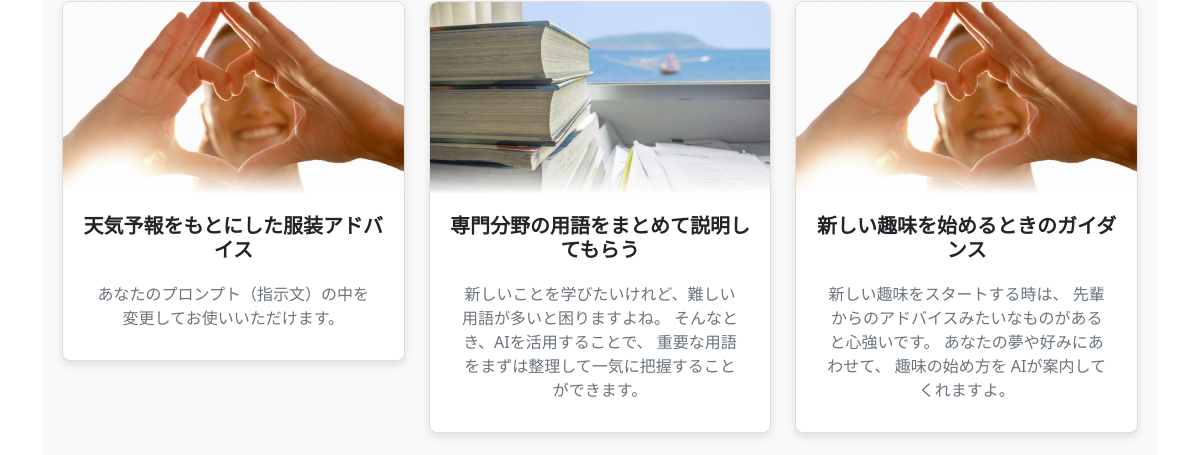
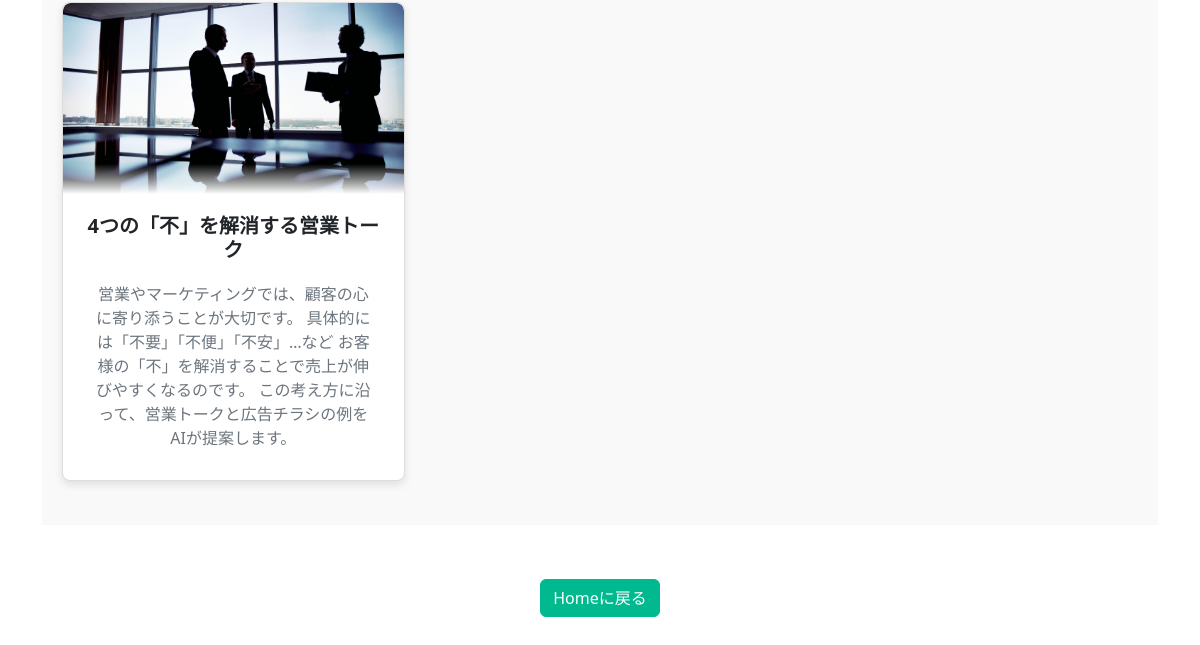
/mypage/ (lower part), run on an earlier commit of the app's database (2 pictures, top to bottom).
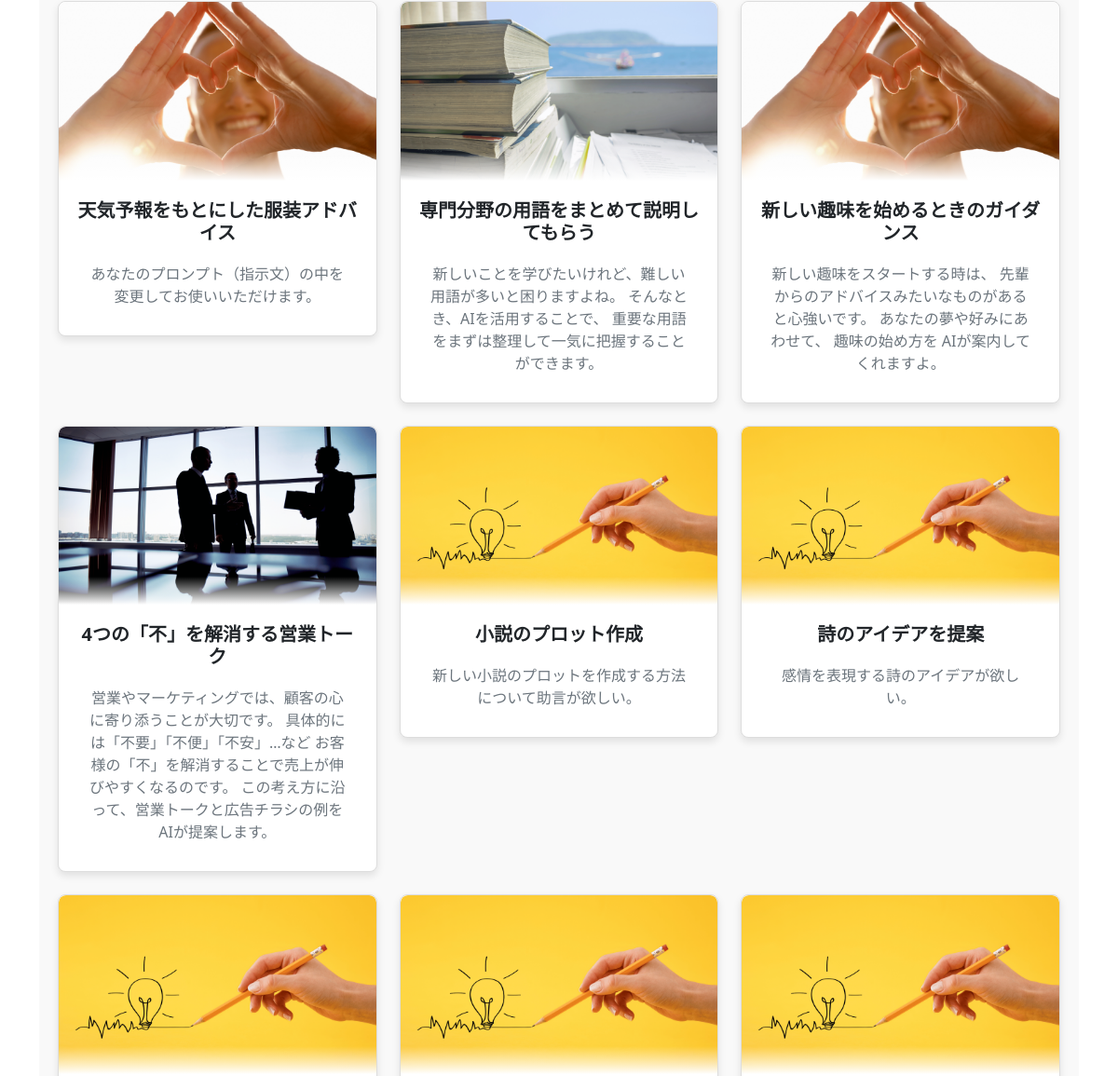
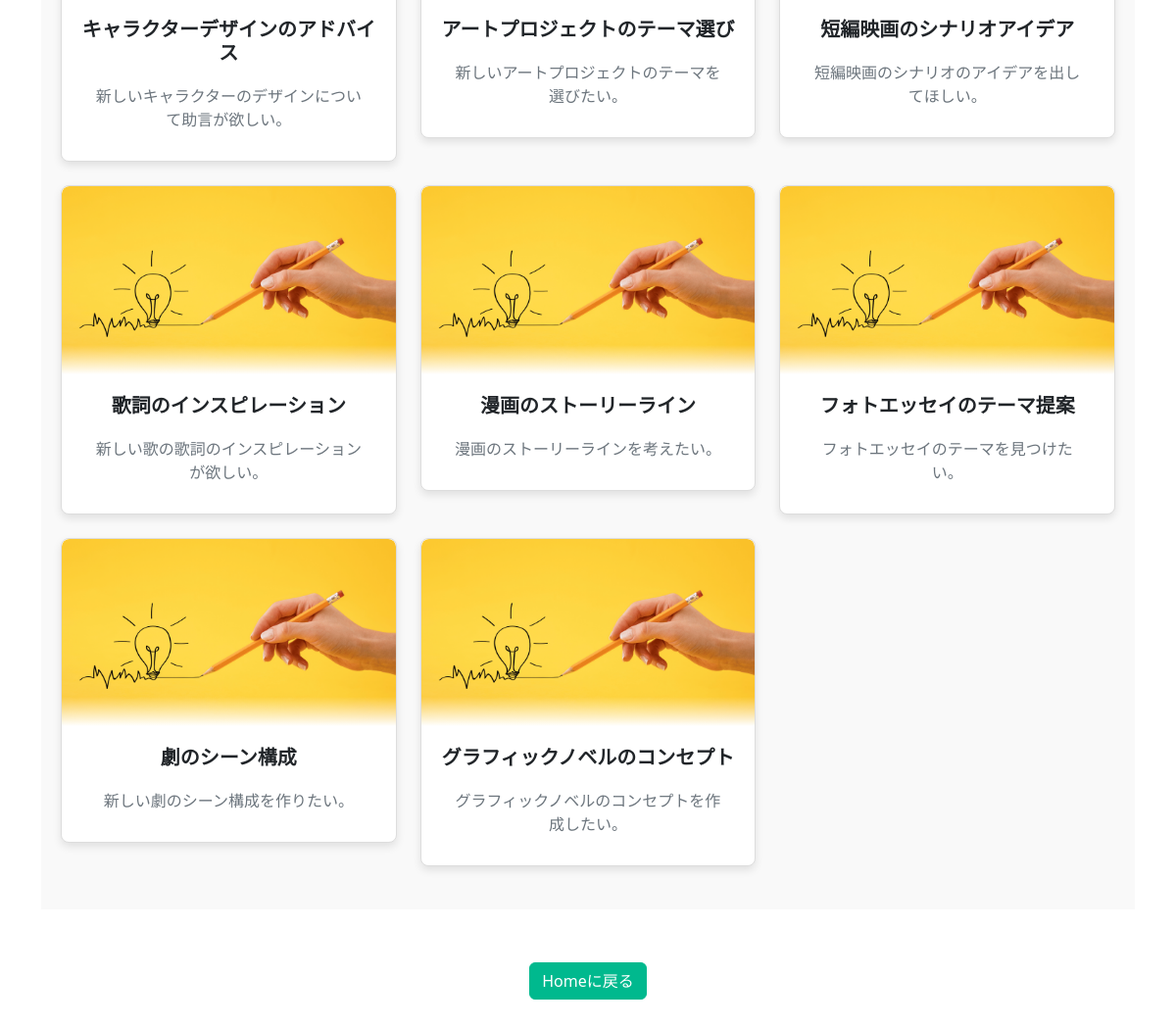
And on a later commit of the database (2 pictures, top to bottom).
### promptapp/models.py (models this page shows, shortened)
class Prompt(models.Model):
    title = models.CharField(max_length=50)
    description = models.TextField()
    content = models.TextField()
    category = models.ForeignKey(Category, on_delete=models.CASCADE)
    created_at = models.DateTimeField(auto_now_add=True)
    updated_at = models.DateTimeField(auto_now=True)

class Category(models.Model):
    name = models.CharField(max_length=50)
    description = models.TextField()
    created_at = models.DateTimeField(auto_now_add=True)
    updated_at = models.DateTimeField(auto_now=True)

### promptapp/views.py (the view)
# urls.py: path('mypage/', views.MyPageView.as_view(), name='mypage'),
class MyPageView(TemplateView):
    template_name = 'mypage.html'
    def get_context_data(self, **kwargs):
        context = super().get_context_data(**kwargs)
        selected_photos = get_random_photos()
        print("Selected Photos in MyPageView:", selected_photos)  # デバッグプリントを追加
        context['categories'] = Category.objects.all()
        context['prompts'] = Prompt.objects.all()
        context['category_map'] = category_map
        context['selected_photos'] = selected_photos
        return context

### promptapp/templatetags/custom_filters.py (called while the page is built)
@register.filter
def translate_category(value):
    translations = {
        'creative': 'クリエイティブ',
        'study': '学習',
        'business': 'ビジネス',
        'lifestyle': 'ライフスタイル',
        'technology': 'テクノロジー',
        'travel': '旅行'
    }
    return translations.get(value, value)

@register.filter
def get_item(dictionary, key):
    return dictionary.get(key)

### promptapp/utils.py (called while the page is built)
def get_random_photos():
    categories = ['creative', 'study', 'business', 'lifestyle', 'technology', 'travel']
    selected_photos = {}
    for category in categories:
        category_path = os.path.join(settings.BASE_DIR, 'static', 'img', category)
        if os.path.exists(category_path):
            photos = os.listdir(category_path)
            if photos:
                selected_photos[category] = os.path.join('img', category, random.choice(photos))
    return selected_photos

### promptapp/templates/mypage.html (shortened to what this page needs)
{% extends "base.html" %}
{% load static %}
{% load custom_filters %}
{% block content %}
<div class="container mypage-container">
    <div class="search-results mt-4">
        {% if prompts %}
            <div class="row">
                {% for prompt in prompts %}
                <div class="col-lg-4 col-md-6 mb-4">
                    <div class="card">
                        <a href="{% url 'promptapp:prompt_detail' prompt.pk %}">
                            <div class="blur-bottom">
                            <img src="{% static selected_photos|get_item:prompt.category.name %}" class="card-img-top" alt="Prompt Image">
                            </div>
                        </a>
                        <div class="card-body">
                            <h5 class="card-title">{{ prompt.title }}</h5>
                            <p class="card-text">{{ prompt.description }}</p>
                        </div>
                    </div>
                </div>
                {% endfor %}
            </div>
        {% else %}
            <p>検索結果が見つかりませんでした。</p>
        {% endif %}
    </div>
</div>
<div class="text-center mt-4 margin-bottom-large">
    <a href="{% url 'promptapp:index' %}" class="btn btn-primary">Homeに戻る</a>
</div>
{% endblock %}

What changed in the data, as far as the page shows it:
added Prompt: category.name (picture), title "小説のプロット作成", description "新しい小説のプロットを作成する方法について助言が欲しい。"
added Prompt: category.name (picture), title "詩のアイデアを提案", description "感情を表現する詩のアイデアが欲しい。"
added Prompt: category.name (picture), title "キャラクターデザインのアドバイス", description "新しいキャラクターのデザインについて助言が欲しい。"
added Prompt: category.name (picture), title "アートプロジェクトのテーマ選び", description "新しいアートプロジェクトのテーマを選びたい。"
added Prompt: category.name (picture), title "短編映画のシナリオアイデア", description "短編映画のシナリオのアイデアを出してほしい。"
added Prompt: category.name (picture), title "歌詞のインスピレーション", description "新しい歌の歌詞のインスピレーションが欲しい。"
added Prompt: category.name (picture), title "漫画のストーリーライン", description "漫画のストーリーラインを考えたい。"
added Prompt: category.name (picture), title "フォトエッセイのテーマ提案", description "フォトエッセイのテーマを見つけたい。"
added Prompt: category.name (picture), title "劇のシーン構成", description "新しい劇のシーン構成を作りたい。"
added Prompt: category.name (picture), title "グラフィックノベルのコンセプト", description "グラフィックノベルのコンセプトを作成したい。"
